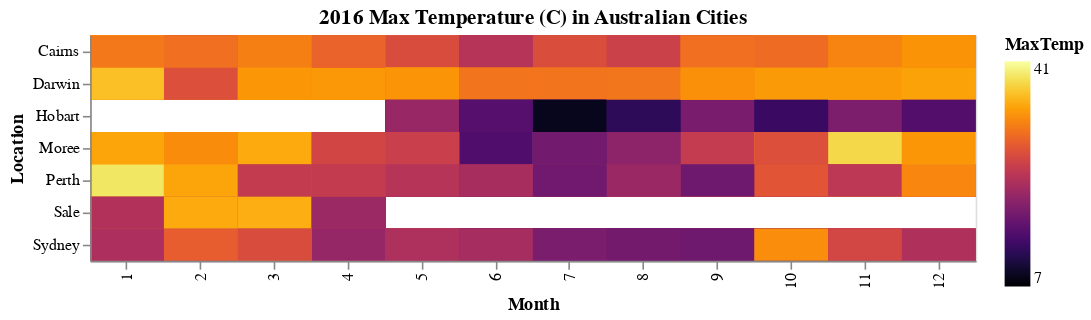

Write notebook code for a chart like this one.
### Markdown cell above
In the above steps, by using groupby on the Month column of df_mini, we can see that the temperature for MaxTemp and MinTemp are lowest at month 6 and 7, respectively, which are June and July. These are winter months for Australia. This makes sense because winter is typically the coldest season.

### Code cell
alt.Chart(df_mini,title="2016 Max Temperature (C) in Australian Cities").mark_rect().encode(
    x="Month:O",
    y="Location:O",
    color=alt.Color('MaxTemp:Q', scale=alt.Scale(scheme="inferno")),
    tooltip=[alt.Tooltip('MaxTemp:Q', title='Max Temp')]
).properties(width=550)

### Figure 1 — Vega-Lite specification as saved in the notebook (floating-point values rounded to 4 significant figures; data arrays with more than 128 entries replaced by an {"elided": "..."} marker saying what was removed)
{"config": {"view": {"continuousWidth": 400, "continuousHeight": 300}}, "data": {"name": "data-bac1088b36864f2e7e23a10c4405de96"}, "mark": "rect", "encoding": {"color": {"field": "MaxTemp", "scale": {"scheme": "inferno"}, "type": "quantitative"}, "tooltip": [{"field": "MaxTemp", "title": "Max Temp", "type": "quantitative"}], "x": {"field": "Month", "type": "ordinal"}, "y": {"field": "Location", "type": "ordinal"}}, "title": "2016 Max Temperature (C) in Australian Cities", "width": 550, "$schema": "https://vega.github.io/schema/vega-lite/v4.17.0.json", "datasets": {"data-bac1088b36864f2e7e23a10c4405de96": {"elided": "593 records"}}}
